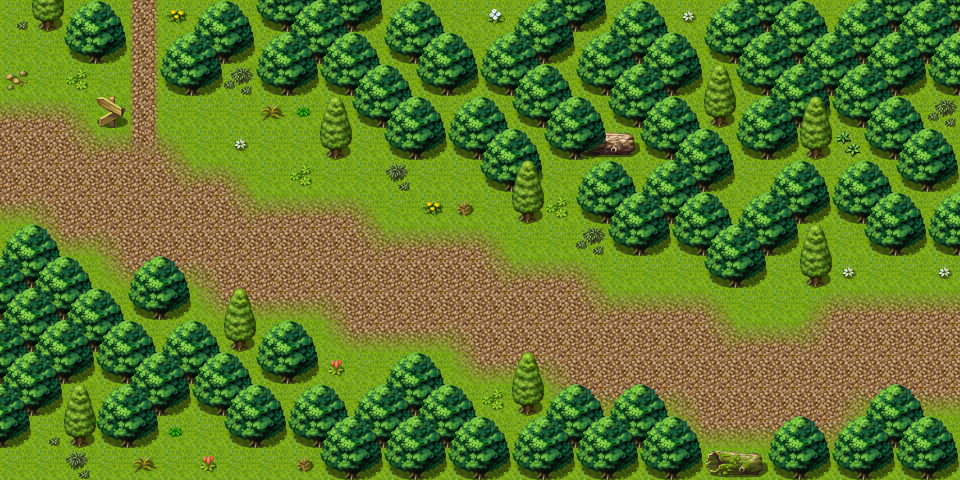

The image is a tile-based game level rendered from a .tmx file. Its description and source (layers, tilesets, objects; grid data summarised) follow:
An orthogonal 30x15 tile map with 32x32 px tiles, 3 tile layers (Ground, Objects, Above), 1 hidden layer not drawn, 9 tilesets and 11 objects (7x spawn, 3x mapchange, sign).

<map version="1.0" orientation="orthogonal" width="30" height="15" tilewidth="32" tileheight="32">
    <properties>
        <property name="outdoors" value="1" />
    </properties>
    <tileset firstgid="1" name="map_6" tilewidth="32" tileheight="32">
        <image source="../drawable/map_6.png" width="256" height="256" />
    </tileset>
    <tileset firstgid="65" name="map_0" tilewidth="32" tileheight="32">
        <image source="../drawable/map_0.png" width="256" height="256" />
    </tileset>
    <tileset firstgid="129" name="map_5" tilewidth="32" tileheight="32">
        <image source="../drawable/map_5.png" width="256" height="256" />
    </tileset>
    <tileset firstgid="193" name="map_1" tilewidth="32" tileheight="32">
        <image source="../drawable/map_1.png" width="256" height="256" />
    </tileset>
    <tileset firstgid="257" name="map_16" tilewidth="32" tileheight="32">
        <image source="../drawable/map_16.png" width="256" height="256" />
    </tileset>
    <tileset firstgid="321" name="map_17" tilewidth="32" tileheight="32">
        <image source="../drawable/map_17.png" width="256" height="256" />
    </tileset>
    <tileset firstgid="385" name="map_33" tilewidth="32" tileheight="32">
        <image source="../drawable/map_33.png" width="256" height="256" />
    </tileset>
    <tileset firstgid="449" name="map_3" tilewidth="32" tileheight="32">
        <image source="../drawable/map_3.png" width="256" height="256" />
    </tileset>
    <tileset firstgid="513" name="map_2" tilewidth="32" tileheight="32">
        <image source="../drawable/map_2.png" width="256" height="256" />
    </tileset>
    <layer name="Ground" width="30" height="15">
        <data>[450 cells, 450 non-empty, 2 distinct tile ids]</data>
    </layer>
    <layer name="Objects" width="30" height="15">
        <data>[450 cells, 287 non-empty, 35 distinct tile ids]</data>
    </layer>
    <layer name="Above" width="30" height="15">
        <data>[450 cells, 160 non-empty, 4 distinct tile ids]</data>
    </layer>
    <layer name="Walkable" width="30" height="15" visible="0">
        <data>[450 cells, 182 non-empty, 1 distinct tile ids]</data>
    </layer>
    <objectgroup name="Mapevents">
        <object name="east" type="mapchange" x="928" y="32" width="32" height="416">
            <properties>
                <property name="map" value="guynmart_wood_11" />
                <property name="place" value="west2" />
            </properties>
        </object>
        <object name="north" type="mapchange" x="96" y="0" width="416" height="32">
            <properties>
                <property name="map" value="guynmart_wood_1" />
                <property name="place" value="south" />
            </properties>
        </object>
        <object name="guynmart_s_wood12_castle" type="sign" x="96" y="96" width="32" height="32" />
        <object name="west" type="mapchange" x="0" y="32" width="32" height="224">
            <properties>
                <property name="map" value="guynmart_wood_13" />
                <property name="place" value="east" />
            </properties>
        </object>
    </objectgroup>
    <objectgroup name="Spawn" visible="0">
        <object name="forestboar4" type="spawn" x="736" y="288" width="96" height="128">
            <properties>
                <property name="quantity" value="2" />
                <property name="spawngroup" value="forestboar4" />
            </properties>
        </object>
        <object name="forestwolf2" type="spawn" x="448" y="32" width="128" height="160">
            <properties>
                <property name="quantity" value="2" />
                <property name="spawngroup" value="forestwolf2" />
            </properties>
        </object>
        <object name="forestwolf1" type="spawn" x="0" y="384" width="320" height="96">
            <properties>
                <property name="quantity" value="2" />
                <property name="spawngroup" value="forestwolf1" />
            </properties>
        </object>
        <object name="forestbeetle" type="spawn" x="128" y="64" width="224" height="128">
            <properties>
                <property name="quantity" value="2" />
                <property name="spawngroup" value="forestbeetle" />
            </properties>
        </object>
        <object name="forestserpent2" type="spawn" x="96" y="192" width="160" height="160">
            <properties>
                <property name="quantity" value="2" />
                <property name="spawngroup" value="forestserpent2" />
            </properties>
        </object>
        <object name="forestboar3" type="spawn" x="288" y="160" width="192" height="224">
            <properties>
                <property name="quantity" value="2" />
                <property name="spawngroup" value="forestboar3" />
            </properties>
        </object>
        <object name="forestserpent2_1" type="spawn" x="512" y="224" width="192" height="192">
            <properties>
                <property name="quantity" value="2" />
                <property name="spawngroup" value="forestserpent2" />
            </properties>
        </object>
    </objectgroup>
    <objectgroup name="Keys" visible="0" />
    <objectgroup name="Replace" visible="0" />
</map>
